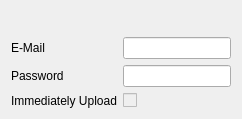
         <widget class="QWidget" name="clublogSyncQSLTab">
          <attribute name="title">
           <string>ClubLog</string>
          </attribute>
          <layout class="QFormLayout" name="formLayout_14">
           <item row="0" column="1">
            <spacer name="verticalSpacer_12">
             <property name="orientation">
              <enum>Qt::Vertical</enum>
             </property>
             <property name="sizeType">
              <enum>QSizePolicy::Fixed</enum>
             </property>
             <property name="sizeHint" stdset="0">
              <size>
               <width>20</width>
               <height>20</height>
              </size>
             </property>
            </spacer>
           </item>
           <item row="1" column="0">
            <widget class="QLabel" name="clublogEmailLabel">
             <property name="text">
              <string>E-Mail</string>
             </property>
            </widget>
           </item>
           <item row="1" column="1">
            <widget class="QLineEdit" name="clublogEmailEdit"/>
           </item>
           <item row="2" column="0">
            <widget class="QLabel" name="clublogPasswordLabel">
             <property name="text">
              <string>Password</string>
             </property>
            </widget>
           </item>
           <item row="2" column="1">
            <widget class="QLineEdit" name="clublogPasswordEdit">
             <property name="echoMode">
              <enum>QLineEdit::Password</enum>
             </property>
            </widget>
           </item>
           <item row="3" column="0">
            <widget class="QLabel" name="clublogUploadImmediatelyLabel">
             <property name="text">
              <string>Immediately Upload</string>
             </property>
            </widget>
           </item>
           <item row="3" column="1">
            <widget class="QCheckBox" name="clublogUploadImmediatelyCheckbox">
             <property name="enabled">
              <bool>false</bool>
             </property>
             <property name="toolTip">
              <string>QSOs are uploaded immediately</string>
             </property>
             <property name="text">
              <string notr="true"/>
             </property>
            </widget>
           </item>
          </layout>
         </widget>
